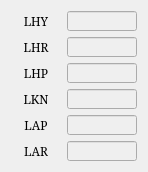
   <widget class="QWidget" name="gridLayoutWidget_5">
    <property name="geometry">
     <rect>
      <x>160</x>
      <y>510</y>
      <width>128</width>
      <height>161</height>
     </rect>
    </property>
    <layout class="QGridLayout" name="gridLayout_6">
     <item row="5" column="1">
      <widget class="QLineEdit" name="LE_JOINT_LAR">
       <property name="enabled">
        <bool>false</bool>
       </property>
       <property name="sizePolicy">
        <sizepolicy hsizetype="Fixed" vsizetype="Fixed">
         <horstretch>0</horstretch>
         <verstretch>0</verstretch>
        </sizepolicy>
       </property>
       <property name="minimumSize">
        <size>
         <width>70</width>
         <height>20</height>
        </size>
       </property>
       <property name="maximumSize">
        <size>
         <width>70</width>
         <height>20</height>
        </size>
       </property>
       <property name="font">
        <font>
         <family>Serif</family>
         <pointsize>9</pointsize>
        </font>
       </property>
       <property name="alignment">
        <set>Qt::AlignRight|Qt::AlignTrailing|Qt::AlignVCenter</set>
       </property>
       <property name="readOnly">
        <bool>true</bool>
       </property>
      </widget>
     </item>
     <item row="4" column="0">
      <widget class="QLabel" name="label_30">
       <property name="sizePolicy">
        <sizepolicy hsizetype="Fixed" vsizetype="Fixed">
         <horstretch>0</horstretch>
         <verstretch>0</verstretch>
        </sizepolicy>
       </property>
       <property name="minimumSize">
        <size>
         <width>50</width>
         <height>20</height>
        </size>
       </property>
       <property name="maximumSize">
        <size>
         <width>50</width>
         <height>20</height>
        </size>
       </property>
       <property name="font">
        <font>
         <family>Serif</family>
         <pointsize>9</pointsize>
        </font>
       </property>
       <property name="text">
        <string>LAP</string>
       </property>
       <property name="alignment">
        <set>Qt::AlignCenter</set>
       </property>
      </widget>
     </item>
     <item row="5" column="0">
      <widget class="QLabel" name="label_31">
       <property name="sizePolicy">
        <sizepolicy hsizetype="Fixed" vsizetype="Fixed">
         <horstretch>0</horstretch>
         <verstretch>0</verstretch>
        </sizepolicy>
       </property>
       <property name="minimumSize">
        <size>
         <width>50</width>
         <height>20</height>
        </size>
       </property>
       <property name="maximumSize">
        <size>
         <width>50</width>
         <height>20</height>
        </size>
       </property>
       <property name="font">
        <font>
         <family>Serif</family>
         <pointsize>9</pointsize>
        </font>
       </property>
       <property name="text">
        <string>LAR</string>
       </property>
       <property name="alignment">
        <set>Qt::AlignCenter</set>
       </property>
      </widget>
     </item>
     <item row="2" column="0">
      <widget class="QLabel" name="label_32">
       <property name="sizePolicy">
        <sizepolicy hsizetype="Fixed" vsizetype="Fixed">
         <horstretch>0</horstretch>
         <verstretch>0</verstretch>
        </sizepolicy>
       </property>
       <property name="minimumSize">
        <size>
         <width>50</width>
         <height>20</height>
        </size>
       </property>
       <property name="maximumSize">
        <size>
         <width>50</width>
         <height>20</height>
        </size>
       </property>
       <property name="font">
        <font>
         <family>Serif</family>
         <pointsize>9</pointsize>
        </font>
       </property>
       <property name="text">
        <string>LHP</string>
       </property>
       <property name="alignment">
        <set>Qt::AlignCenter</set>
       </property>
      </widget>
     </item>
     <item row="0" column="1">
      <widget class="QLineEdit" name="LE_JOINT_LHY">
       <property name="enabled">
        <bool>false</bool>
       </property>
       <property name="sizePolicy">
        <sizepolicy hsizetype="Fixed" vsizetype="Fixed">
         <horstretch>0</horstretch>
         <verstretch>0</verstretch>
        </sizepolicy>
       </property>
       <property name="minimumSize">
        <size>
         <width>70</width>
         <height>20</height>
        </size>
       </property>
       <property name="maximumSize">
        <size>
         <width>70</width>
         <height>20</height>
        </size>
       </property>
       <property name="font">
        <font>
         <family>Serif</family>
         <pointsize>9</pointsize>
        </font>
       </property>
       <property name="alignment">
        <set>Qt::AlignRight|Qt::AlignTrailing|Qt::AlignVCenter</set>
       </property>
       <property name="readOnly">
        <bool>true</bool>
       </property>
      </widget>
     </item>
     <item row="0" column="0">
      <widget class="QLabel" name="label_33">
       <property name="sizePolicy">
        <sizepolicy hsizetype="Fixed" vsizetype="Fixed">
         <horstretch>0</horstretch>
         <verstretch>0</verstretch>
        </sizepolicy>
       </property>
       <property name="minimumSize">
        <size>
         <width>50</width>
         <height>20</height>
        </size>
       </property>
       <property name="maximumSize">
        <size>
         <width>50</width>
         <height>20</height>
        </size>
       </property>
       <property name="font">
        <font>
         <family>Serif</family>
         <pointsize>9</pointsize>
        </font>
       </property>
       <property name="text">
        <string>LHY</string>
       </property>
       <property name="alignment">
        <set>Qt::AlignCenter</set>
       </property>
      </widget>
     </item>
     <item row="3" column="0">
      <widget class="QLabel" name="label_34">
       <property name="sizePolicy">
        <sizepolicy hsizetype="Fixed" vsizetype="Fixed">
         <horstretch>0</horstretch>
         <verstretch>0</verstretch>
        </sizepolicy>
       </property>
       <property name="minimumSize">
        <size>
         <width>50</width>
         <height>20</height>
        </size>
       </property>
       <property name="maximumSize">
        <size>
         <width>50</width>
         <height>20</height>
        </size>
       </property>
       <property name="font">
        <font>
         <family>Serif</family>
         <pointsize>9</pointsize>
        </font>
       </property>
       <property name="text">
        <string>LKN</string>
       </property>
       <property name="alignment">
        <set>Qt::AlignCenter</set>
       </property>
      </widget>
     </item>
     <item row="2" column="1">
      <widget class="QLineEdit" name="LE_JOINT_LHP">
       <property name="enabled">
        <bool>false</bool>
       </property>
       <property name="sizePolicy">
        <sizepolicy hsizetype="Fixed" vsizetype="Fixed">
         <horstretch>0</horstretch>
         <verstretch>0</verstretch>
        </sizepolicy>
       </property>
       <property name="minimumSize">
        <size>
         <width>70</width>
         <height>20</height>
        </size>
       </property>
       <property name="maximumSize">
        <size>
         <width>70</width>
         <height>20</height>
        </size>
       </property>
       <property name="font">
        <font>
         <family>Serif</family>
         <pointsize>9</pointsize>
        </font>
       </property>
       <property name="alignment">
        <set>Qt::AlignRight|Qt::AlignTrailing|Qt::AlignVCenter</set>
       </property>
       <property name="readOnly">
        <bool>true</bool>
       </property>
      </widget>
     </item>
     <item row="1" column="1">
      <widget class="QLineEdit" name="LE_JOINT_LHR">
       <property name="enabled">
        <bool>false</bool>
       </property>
       <property name="sizePolicy">
        <sizepolicy hsizetype="Fixed" vsizetype="Fixed">
         <horstretch>0</horstretch>
         <verstretch>0</verstretch>
        </sizepolicy>
       </property>
       <property name="minimumSize">
        <size>
         <width>70</width>
         <height>20</height>
        </size>
       </property>
       <property name="maximumSize">
        <size>
         <width>70</width>
         <height>20</height>
        </size>
       </property>
       <property name="font">
        <font>
         <family>Serif</family>
         <pointsize>9</pointsize>
        </font>
       </property>
       <property name="alignment">
        <set>Qt::AlignRight|Qt::AlignTrailing|Qt::AlignVCenter</set>
       </property>
       <property name="readOnly">
        <bool>true</bool>
       </property>
      </widget>
     </item>
     <item row="3" column="1">
      <widget class="QLineEdit" name="LE_JOINT_LKN">
       <property name="enabled">
        <bool>false</bool>
       </property>
       <property name="sizePolicy">
        <sizepolicy hsizetype="Fixed" vsizetype="Fixed">
         <horstretch>0</horstretch>
         <verstretch>0</verstretch>
        </sizepolicy>
       </property>
       <property name="minimumSize">
        <size>
         <width>70</width>
         <height>20</height>
        </size>
       </property>
       <property name="maximumSize">
        <size>
         <width>70</width>
         <height>20</height>
        </size>
       </property>
       <property name="font">
        <font>
         <family>Serif</family>
         <pointsize>8</pointsize>
        </font>
       </property>
       <property name="alignment">
        <set>Qt::AlignRight|Qt::AlignTrailing|Qt::AlignVCenter</set>
       </property>
       <property name="readOnly">
        <bool>true</bool>
       </property>
      </widget>
     </item>
     <item row="1" column="0">
      <widget class="QLabel" name="label_35">
       <property name="sizePolicy">
        <sizepolicy hsizetype="Fixed" vsizetype="Fixed">
         <horstretch>0</horstretch>
         <verstretch>0</verstretch>
        </sizepolicy>
       </property>
       <property name="minimumSize">
        <size>
         <width>50</width>
         <height>20</height>
        </size>
       </property>
       <property name="maximumSize">
        <size>
         <width>50</width>
         <height>20</height>
        </size>
       </property>
       <property name="font">
        <font>
         <family>Serif</family>
         <pointsize>9</pointsize>
        </font>
       </property>
       <property name="text">
        <string>LHR</string>
       </property>
       <property name="alignment">
        <set>Qt::AlignCenter</set>
       </property>
      </widget>
     </item>
     <item row="4" column="1">
      <widget class="QLineEdit" name="LE_JOINT_LAP">
       <property name="enabled">
        <bool>false</bool>
       </property>
       <property name="sizePolicy">
        <sizepolicy hsizetype="Fixed" vsizetype="Fixed">
         <horstretch>0</horstretch>
         <verstretch>0</verstretch>
        </sizepolicy>
       </property>
       <property name="minimumSize">
        <size>
         <width>70</width>
         <height>20</height>
        </size>
       </property>
       <property name="maximumSize">
        <size>
         <width>70</width>
         <height>20</height>
        </size>
       </property>
       <property name="font">
        <font>
         <family>Serif</family>
         <pointsize>9</pointsize>
        </font>
       </property>
       <property name="alignment">
        <set>Qt::AlignRight|Qt::AlignTrailing|Qt::AlignVCenter</set>
       </property>
       <property name="readOnly">
        <bool>true</bool>
       </property>
      </widget>
     </item>
    </layout>
   </widget>
